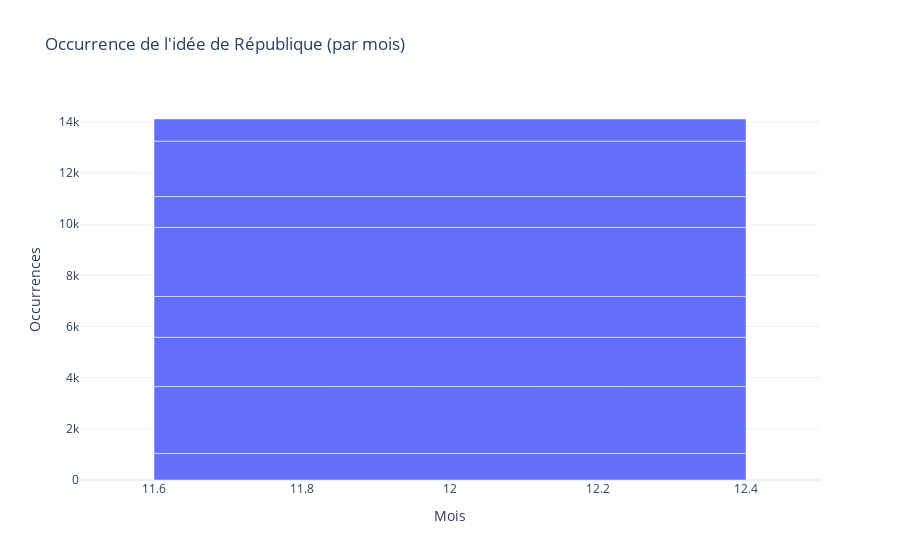

The notebook cell saved with this chart:
### Markdown cell above
#### Sur corpus intégral, par mois

### Code cell
# Regrouper les occurrences par mois
df_monthly = df.resample("M", on="dateSeance_day").size().reset_index()
df_monthly["dateSeance_day"] = df_monthly["dateSeance_day"].dt.month  # garder juste le mois

# Tracer le graphique
fig_time = px.bar(
    df_monthly,
    x="dateSeance_day",
    y=0,
    title="Occurrence de l'idée de République (par mois)",
    labels={"dateSeance_day": "Mois", "0": "Occurrences"},
    template="plotly_white",
)

fig_time.update_layout(showlegend=False)  # masquer la légende

fig_time.show()

### Figure 1 — Plotly figure (JSON) as saved in the notebook; plotly's stock layout.template omitted (floating-point values rounded to 4 significant figures)
{"data": [{"alignmentgroup": "True", "hovertemplate": "Mois=%{x}<br>Occurrences=%{y}<extra></extra>", "legendgroup": "", "marker": {"color": "#636efa", "pattern": {"shape": ""}}, "name": "", "offsetgroup": "", "orientation": "v", "showlegend": false, "textposition": "auto", "type": "bar", "x": [12, 12, 12, 12, 12, 12, 12, 12], "xaxis": "x", "y": [1038, 2615, 1925, 1595, 2697, 1210, 2166, 865], "yaxis": "y"}], "layout": {"barmode": "relative", "legend": {"tracegroupgap": 0}, "showlegend": false, "title": {"text": "Occurrence de l'idée de République (par mois)"}, "xaxis": {"anchor": "y", "domain": [0, 1], "title": {"text": "Mois"}}, "yaxis": {"anchor": "x", "domain": [0, 1], "title": {"text": "Occurrences"}}}}
